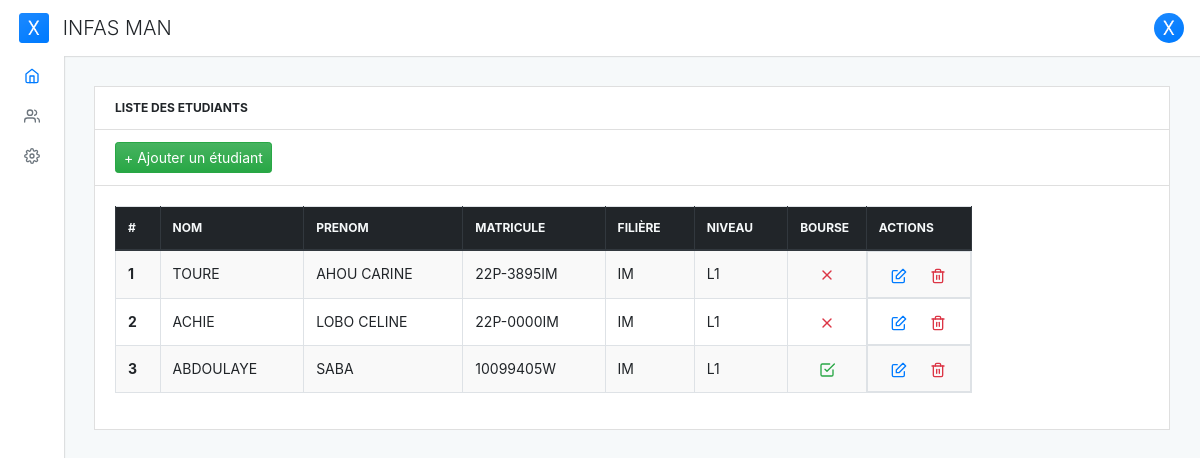
Page /student-list on the earlier database version.
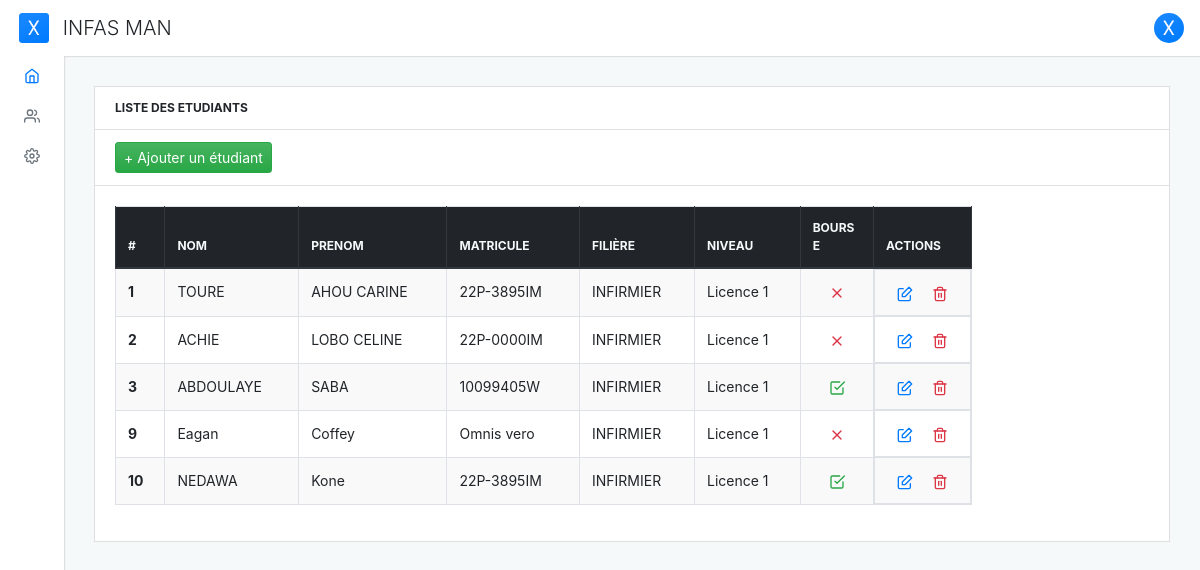
Same page on the later database version.
### core/models.py (models this page shows, shortened)
class TimeStampedModel(models.Model):
    created_at = models.DateTimeField(auto_now_add=True)  # Date et heure de création automatique
    updated_at = models.DateTimeField(auto_now=True)      # Date et heure de mise à jour automatique
    class Meta:
        abstract = True  # Cette classe est abstraite

class Student(TimeStampedModel):
    GENDER_MALE = 'M'
    GENDER_FEMALE = 'F'
    GENDER_CHOICES = (
        (GENDER_MALE, 'Masculin'),
        (GENDER_MALE, 'Féminin'),
    )
    student_id = models.CharField('matricule', max_length=10)  # Matricule de l'étudiant
    first_name = models.CharField('nom', max_length=255)             # Prénom de l'étudiant
    last_name = models.CharField('prénoms', max_length=255)              # Nom de famille de l'étudiant
    gender = models.CharField('sexe', max_length=1,
            choices=GENDER_CHOICES, null=True,
            default=GENDER_MALE)
    birth_date = models.DateField('date de naissance')                            # Date de naissance de l'étudiant
    email = models.EmailField('email')                                # Adresse e-mail de l'étudiant
    phone = models.CharField('contact', max_length=20)                   # Numéro de téléphone de l'étudiant
    option = models.ForeignKey(Option, on_delete=models.PROTECT,
                               verbose_name='Filière')  # Filière de l'étudiant
    bourse = models.BooleanField('bourse', default=False)               # Indicateur de bourse
    level = models.ForeignKey(Level, on_delete=models.PROTECT,
                              verbose_name='niveau')   # Niveau de l'étudiant
    school_year = models.ForeignKey(
        SchoolYear, on_delete=models.PROTECT,
        null=True)  # Année scolaire de l'étudiant
    class Meta:
        verbose_name = 'élève'  # Nom convivial pour l'interface d'administration

class Option(TimeStampedModel):
    name = models.CharField('nom', max_length=255)  # Nom de la filière, par exemple "Informatique"
    class Meta:
        verbose_name = 'filière'  # Nom convivial pour l'interface d'administration
    def __str__(self):
        return str(self.name)

class Level(models.Model):
    name = models.CharField(max_length=20)          # Nom du niveau, par exemple "Licence"
    abbreviation = models.CharField(max_length=10)  # Abréviation du niveau, par exemple "L3"
    class Meta:
        verbose_name = 'niveau'  # Nom convivial pour l'interface d'administration
    def __str__(self):
        return self.abbreviation

### core/views.py (the view)
# urls.py: path('student-list', views.StudentsListView.as_view(), name='student_list'),
class StudentsListView(generic.ListView):
    model = Student
    template_name = 'core/student_list.html'
    context_object_name = 'students'
    def get_queryset(self):
        return super().get_queryset()\
            .select_related('option', 'level')

### core/templates/core/student_list.html
{% extends 'base.html' %}
{% block content %}
  <div class="card mb-grid">
    <div class="card-header d-flex justify-content-between align-items-center">
      <div class="card-header-title">LISTE DES ETUDIANTS</div>
    </div>
    <div class="card-header d-flex justify-content-between align-items-center">
      <a href="{% url 'core:create_student' %}" class="btn btn-success btn-sm"><span>+</span> Ajouter un étudiant</a>
    </div>
    <div class="card-body">
      <div class="row g-2">
        <div class="col-md-10">
          <table class="table table-striped table-bordered table-hover" id="datatable">
            <thead class="thead-dark">
              <tr>
                <th scope="col">#</th>
                <th scope="col">Nom</th>
                <th scope="col">Prenom</th>
                <th scope="col">Matricule</th>
                <th scope="col">Filière</th>
                <th scope="col">Niveau</th>
                <th scope="col" style="max-width: 60px;">bourse</th>
                <th scope="col">Actions</th>
              </tr>
            </thead>
            <tbody class="table-striped">
              {% for student in students %}
                <tr>
                  <th scope="row">{{ student.id }}</th>
                  <td>{{ student.first_name }}</td>
                  <td>{{ student.last_name }}</td>
                  <td>{{ student.student_id }}</td>
                  <td>{{ student.option }}</td>
                  <td>{{ student.level }}</td>
                  <td class="text-center">
                    <span class="{% if student.bourse %}text-success{% else %}text-danger{% endif %} feather-16"
                          data-feather="{% if student.bourse %}check-square{% else %}x{% endif %}"></span>
                  </td>
                  <td class="d-flex justify-content-around">
                    <a href="{% url 'core:student_update' student.id  %}" ><span data-feather="edit" class="feather-16"></span></a>
                    <a href="" ><span data-feather="trash-2" class="feather-16 text-danger"></span></a>
                  </td>
                </tr>
              {% endfor %}
            </tbody>
          </table>
        </div>
      </div>
    </div>
  </div>
{% endblock %}

### templates/base.html (shortened to what this page needs)
{% load static %}
<!DOCTYPE html>
<html lang="fr">
  <head>
    <link rel="stylesheet" type="text/css" href="{% static 'dist/css/adminx.css' %}" media="screen" />
    <link rel="stylesheet" href="https://cdn.jsdelivr.net/npm/pace-js@latest/pace-theme-default.min.css" />
    <link href="https://cdn.datatables.net/v/bs4/dt-1.13.8/datatables.min.css" rel="stylesheet">
  </head>
  <body>
    <div class="adminx-container">
      <nav class="navbar navbar-expand justify-content-between fixed-top">
        <a class="navbar-brand mb-0 h1 d-none d-md-block" href="{% url 'core:home' %}">
          <img src="{% static 'demo/img/logo.png' %}" class="navbar-brand-image d-inline-block align-top mr-2" alt="" />
          INFAS MAN
        </a>
        <ul class="navbar-nav d-flex justify-content-end mr-2">
          <li class="nav-item dropdown">
            <a class="nav-link avatar-with-name" id="navbarDropdownMenuLink" data-toggle="dropdown" href="#"><img src="{% static 'demo/img/logo.png' %}" /></a>
          </li>
        </ul>
      </nav>
      <div class="adminx-sidebar expand-hover push">
        <ul class="sidebar-nav">
          <li class="sidebar-nav-item">
            <a href="{% url 'core:home' %}" class="sidebar-nav-link active">
              <span class="sidebar-nav-icon"><i data-feather="home"></i></span>
            </a>
          </li>
          <li class="sidebar-nav-item">
            <a class="sidebar-nav-link collapsed" data-toggle="collapse" href="#example" aria-expanded="false" aria-controls="example">
              <span class="sidebar-nav-icon"><i data-feather="users"></i></span>
            </a>
          </li>
          <li class="sidebar-nav-item">
            <a class="sidebar-nav-link collapsed" data-toggle="collapse" href="#setting" aria-expanded="false" aria-controls="setting">
              <span class="sidebar-nav-icon"><i data-feather="settings"></i></span>
            </a>
          </li>
        </ul>
      </div>
      <div class="adminx-content">
        <div class="adminx-main-content">
          <div class="container-fluid">
            {% block content %}
            {% endblock %}
          </div>
        </div>
      </div>
    </div>
  </body>
</html>

Differences in the rows shown:
changed through a linked row, Student "TOURE": option "IM" → "INFIRMIER"; level "L1" → "Licence 1"
changed through a linked row, Student "ACHIE": option "IM" → "INFIRMIER"; level "L1" → "Licence 1"
changed through a linked row, Student "ABDOULAYE": option "IM" → "INFIRMIER"; level "L1" → "Licence 1"
added Student: id "9", first_name "Eagan", last_name "Coffey", student_id "Omnis vero", option "INFIRMIER", level "Licence 1", bourse False (drawn)
added Student: id "10", first_name "NEDAWA", last_name "Kone", student_id "22P-3895IM", option "INFIRMIER", level "Licence 1", bourse True (drawn)
